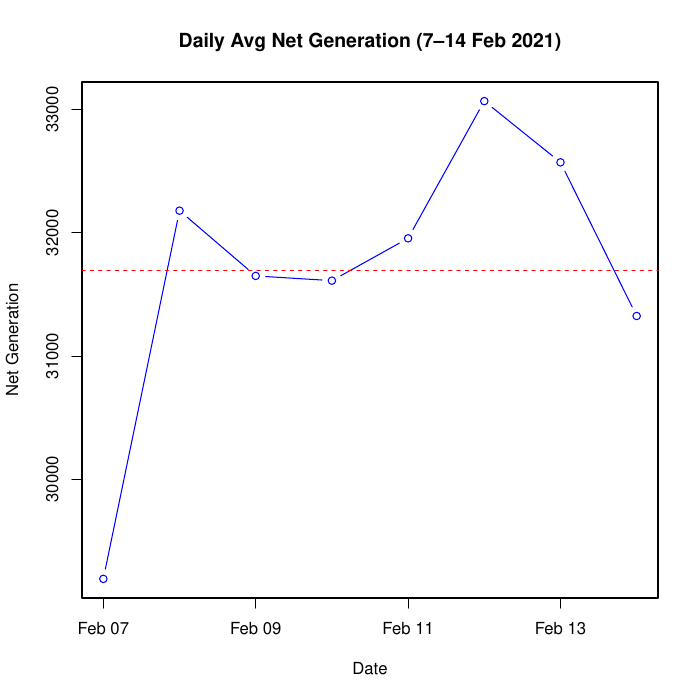

The R source for this figure:
# Week3_power.R
sink("Week3_power.out")
# --- שלב 1: קריאת נתונים ---
A <- read.delim("electricity/table.tsv")
A$DateTime <- as.POSIXct(A$megawatthours, tz = "EST", format = "%H:%M EST %m/%d/%Y")
A$Date <- as.Date(A$DateTime)
A$Hour <- as.numeric(format(A$DateTime, "%H"))
A$Minute <- as.numeric(format(A$DateTime, "%M"))
summary(A)

# --- שלב 2: בניית fact table עבור התחנות PJM, ISNE, NYIS, FPL, CPLE ---
fact_pjm  <- data.frame(Date=A$Date, Time=A$DateTime, Hour=A$Hour, Minute=A$Minute, Location="PJM",  NetGen=A$Net.generation.9)
fact_isne <- data.frame(Date=A$Date, Time=A$DateTime, Hour=A$Hour, Minute=A$Minute, Location="ISNE", NetGen=A$Net.generation.5)
fact_nyis <- data.frame(Date=A$Date, Time=A$DateTime, Hour=A$Hour, Minute=A$Minute, Location="NYIS", NetGen=A$Net.generation.7)
fact_fpl  <- data.frame(Date=A$Date, Time=A$DateTime, Hour=A$Hour, Minute=A$Minute, Location="FPL",  NetGen=A$Net.generation.4)
fact_cple <- data.frame(Date=A$Date, Time=A$DateTime, Hour=A$Hour, Minute=A$Minute, Location="CPLE", NetGen=A$Net.generation.2)

# איחוד הכל
electric_fact <- rbind(fact_pjm, fact_isne, fact_nyis, fact_fpl, fact_cple)

# --- שלב 3: בניית קוביית נתונים מראש ---
electric_cube <- tapply(
  electric_fact$NetGen,
  list(
    Hour = electric_fact$Hour,
    Location = electric_fact$Location,
    Date = electric_fact$Date
  ),
  FUN = mean,
  na.rm = TRUE
)

# --- שלב 4: שאלה 1 – ממוצע יומי באמצעות הקוביה ---
days_of_interest <- as.character(seq(as.Date("2021-02-07"), as.Date("2021-02-14"), by = "day"))
daily_avg <- sapply(days_of_interest, function(day) {
  slice <- electric_cube[, , day]
  mean(slice, na.rm = TRUE)
})
daily_avg_df <- data.frame(Date = as.Date(days_of_interest), NetGen = daily_avg)

# --- שלב 5: שאלה 2 – רגרסיה מטריציונית לפי טווחי שעות ---
east_coast <- c("PJM", "NYIS", "ISNE", "FPL", "CPLE")

# טווח 1: 10:00–18:00
range1 <- subset(electric_fact,
                 Location %in% east_coast & Hour >= 10 & Hour < 18 & !is.na(NetGen))

# טווח 2: 20:00–03:00
range2 <- subset(electric_fact,
                 Location %in% east_coast &
                   (Hour >= 20 | Hour < 3) & !is.na(NetGen))

# רגרסיה מטריציונית טווח 1
U1 <- cbind(1, range1$Hour + range1$Minute / 60)
T1 <- range1$NetGen
beta1 <- solve(t(U1) %*% U1) %*% t(U1) %*% T1
fit1 <- U1 %*% beta1

# רגרסיה מטריציונית טווח 2
U2 <- cbind(1, range2$Hour + range2$Minute / 60)
T2 <- range2$NetGen
beta2 <- solve(t(U2) %*% U2) %*% t(U2) %*% T2
fit2 <- U2 %*% beta2

# --- שלב 6: שמירת משתנים לקובץ rdata ---
save(file = "Week3_power.rdata",
     electric_fact, electric_cube,
     daily_avg_df, range1, range2,
     beta1, beta2, fit1, fit2)

# --- שלב 7: גרפים ל־PDF ---
pdf("Week3_power.pdf")

# גרף שאלה 1 – ממוצע יומי
plot(daily_avg_df$Date, daily_avg_df$NetGen, type = "b", col = "blue",
     main = "Daily Avg Net Generation (7–14 Feb 2021)",
     xlab = "Date", ylab = "Net Generation")
abline(h = mean(daily_avg_df$NetGen), col = "red", lty = 2)

# --- גרף שני: 10:00–18:00 ---
range1$MinuteOfDay <- range1$Hour * 60 + range1$Minute
avg1 <- aggregate(NetGen ~ Location + MinuteOfDay, data = range1, FUN = mean)
library(reshape2)
avg_mat1 <- dcast(avg1, MinuteOfDay ~ Location, value.var = "NetGen")

# צירוף ממוצע כללי
avg_mat1$Overall <- rowMeans(avg_mat1[,-1], na.rm = TRUE)

# רגרסיה כוללת
U <- cbind(1, avg_mat1$MinuteOfDay)
T <- avg_mat1$Overall
beta <- solve(t(U) %*% U) %*% t(U) %*% T
trend <- U %*% beta

# גרף
colors <- c("CPLE" = "red", "FPL" = "orange", "ISNE" = "yellow",
            "NYIS" = "blue", "PJM" = "pink", "Overall" = "black", "Trend" = "purple")

plot(NA, xlim = range(avg_mat1$MinuteOfDay),
     ylim = range(avg_mat1[,-1], na.rm = TRUE),
     main = "East Coast Avg Demand\n10:00–18:00",
     xlab = "Minute of Day", ylab = "Avg Demand (MWh)")

for (loc in names(colors)[1:5]) {
  lines(avg_mat1$MinuteOfDay, avg_mat1[[loc]], col = colors[loc], lwd = 2)
}
lines(avg_mat1$MinuteOfDay, avg_mat1$Overall, col = "black", lwd = 2)
lines(avg_mat1$MinuteOfDay, trend, col = "brown", lwd = 2, lty = 2)

legend("topright", legend = c(names(colors)[1:5], "Overall Average", "Overall Trend"),
       col = colors, lty = c(rep(1, 5), 1, 2), lwd = 2, title = "Electric Demand by Region")

# --- גרף שלישי: 20:00–03:00 ---
range2$MinuteOfDay <- range2$Hour * 60 + range2$Minute
range2$MinuteOfDay[range2$Hour < 3] <- range2$MinuteOfDay[range2$Hour < 3] + 1440  # לשעות אחרי חצות

avg2 <- aggregate(NetGen ~ Location + MinuteOfDay, data = range2, FUN = mean)
avg_mat2 <- dcast(avg2, MinuteOfDay ~ Location, value.var = "NetGen")
avg_mat2$Overall <- rowMeans(avg_mat2[,-1], na.rm = TRUE)

U2 <- cbind(1, avg_mat2$MinuteOfDay)
T2 <- avg_mat2$Overall
beta2 <- solve(t(U2) %*% U2) %*% t(U2) %*% T2
trend2 <- U2 %*% beta2

plot(NA, xlim = range(avg_mat2$MinuteOfDay),
     ylim = range(avg_mat2[,-1], na.rm = TRUE),
     main = "East Coast Avg Demand\n20:00–03:00 ",
     xlab = "Minute of Day", ylab = "Avg Demand (MWh)")

for (loc in names(colors)[1:5]) {
  lines(avg_mat2$MinuteOfDay, avg_mat2[[loc]], col = colors[loc], lwd = 2)
}
lines(avg_mat2$MinuteOfDay, avg_mat2$Overall, col = "black", lwd = 2)
lines(avg_mat2$MinuteOfDay, trend2, col = "brown", lwd = 2, lty = 2)

legend("topright", legend = c(names(colors)[1:5], "Overall Average", "Overall Trend"),
       col = colors, lty = c(rep(1, 5), 1, 2), lwd = 2, title = "Electric Demand by Region")

dev.off()
sink()